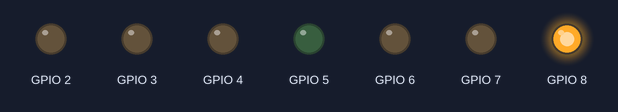
The sketch below on a simulated ESP32. On the bench: output pins drawn as LEDs (lit = HIGH).

Above: at 0.5 s.
At 2.5 s:
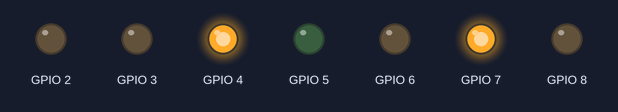
At 5.5 s:
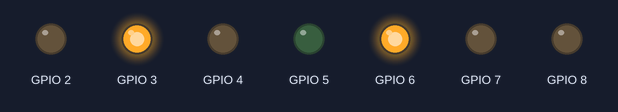
At 8.5 s:
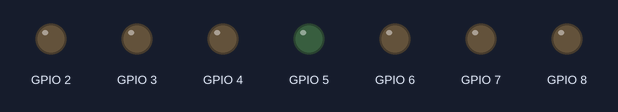
At 11.5 s:
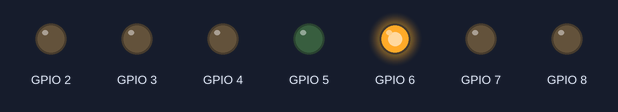
At 17.5 s:
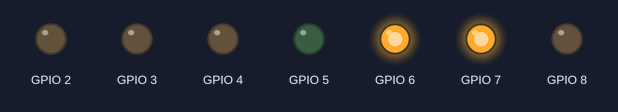
Timing chart, 0 to 18.2 s (numbered marks = the images above):
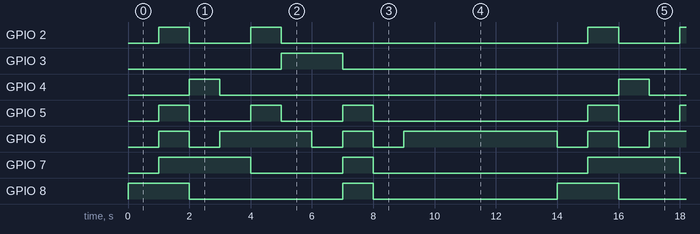

Measured:
- by itself, GPIO 2: repeats every 14.0 s: LOW 2.0 s, HIGH 1.0 s, LOW 10.0 s, HIGH 1.0 s
- by itself, GPIO 3: alternates HIGH for 2.0 s and LOW for 12.0 s
- by itself, GPIO 4: alternates HIGH for 1.0 s and LOW for 13.0 s
- by itself, GPIO 5: repeats every 14.0 s: 2 × (LOW 2.0 s, HIGH 1.0 s), LOW 7.0 s, HIGH 1.0 s
- by itself, GPIO 6: repeats every 14.0 s: LOW 1.0 s, HIGH 3.0 s, LOW 1.0 s, HIGH 1.0 s, LOW 1.0 s, HIGH 5.0 s, LOW 1.0 s, HIGH 1.0 s
- by itself, GPIO 7: repeats every 14.0 s: LOW 3.0 s, HIGH 1.0 s, LOW 7.0 s, HIGH 3.0 s
- by itself, GPIO 8: repeats every 14.0 s: LOW 5.0 s, HIGH 1.0 s, LOW 6.0 s, HIGH 2.0 s

The sketch:

7_segment_display1.ino
```cpp
void setup()
{
  pinMode(2, OUTPUT);//a
  pinMode(3, OUTPUT);//b
  pinMode(4, OUTPUT);//c
  pinMode(5, OUTPUT);//d
  pinMode(6, OUTPUT);//e
  pinMode(7, OUTPUT);//f
  pinMode(8, OUTPUT);//g
}

void loop()
{ //0
  digitalWrite(2, LOW);
  digitalWrite(3, LOW);
  digitalWrite(4, LOW);
  digitalWrite(5, LOW);
  digitalWrite(6, LOW);
  digitalWrite(7, LOW);
  digitalWrite(8, HIGH);
  delay(1000); // Wait for 1 second
  //1
  digitalWrite(2, HIGH);
  digitalWrite(3, LOW);
  digitalWrite(4, LOW);
  digitalWrite(5, HIGH);
  digitalWrite(6, HIGH);
  digitalWrite(7, HIGH);
  digitalWrite(8, HIGH);
  delay(1000); // Wait for 1 second
  //2
  digitalWrite(2, LOW);
  digitalWrite(3, LOW);
  digitalWrite(4, HIGH);
  digitalWrite(5, LOW);
  digitalWrite(6, LOW);
  digitalWrite(7, HIGH);
  digitalWrite(8, LOW);
  delay(1000); // Wait for 1 second
  //3
  digitalWrite(2, LOW);
  digitalWrite(3, LOW);
  digitalWrite(4, LOW);
  digitalWrite(5, LOW);
  digitalWrite(6, HIGH);
  digitalWrite(7, HIGH);
  digitalWrite(8, LOW);
  delay(1000); // Wait for 1 second
  //4
  digitalWrite(2, HIGH);
  digitalWrite(3, LOW);
  digitalWrite(4, LOW);
  digitalWrite(5, HIGH);
  digitalWrite(6, HIGH);
  digitalWrite(7, LOW);
  digitalWrite(8, LOW);
  delay(1000); // Wait for 1 second
  //5
  digitalWrite(2, LOW);
  digitalWrite(3, HIGH);
  digitalWrite(4, LOW);
  digitalWrite(5, LOW);
  digitalWrite(6, HIGH);
  digitalWrite(7, LOW);
  digitalWrite(8, LOW);
  delay(1000); // Wait for 1 second
  //6
  digitalWrite(2, LOW);
  digitalWrite(3, HIGH);
  digitalWrite(4, LOW);
  digitalWrite(5, LOW);
  digitalWrite(6, LOW);
  digitalWrite(7, LOW);
  digitalWrite(8, LOW);
  delay(1000); // Wait for 1 second
  //7
  digitalWrite(2, LOW);
  digitalWrite(3, LOW);
  digitalWrite(4, LOW);
  digitalWrite(5, HIGH);
  digitalWrite(6, HIGH);
  digitalWrite(7, HIGH);
  digitalWrite(8, HIGH);
  delay(1000); // Wait for 1 second
  //8
  digitalWrite(2, LOW);
  digitalWrite(3, LOW);
  digitalWrite(4, LOW);
  digitalWrite(5, LOW);
  digitalWrite(6, LOW);
  digitalWrite(7, LOW);
  digitalWrite(8, LOW);
  delay(1000); // Wait for 1 second
  //9
  digitalWrite(2, LOW);
  digitalWrite(3, LOW);
  digitalWrite(4, LOW);
  digitalWrite(5, LOW);
  digitalWrite(6, HIGH);
  digitalWrite(7, LOW);
  digitalWrite(8, LOW);
  delay(5000); // Wait for 5 second

}
```
